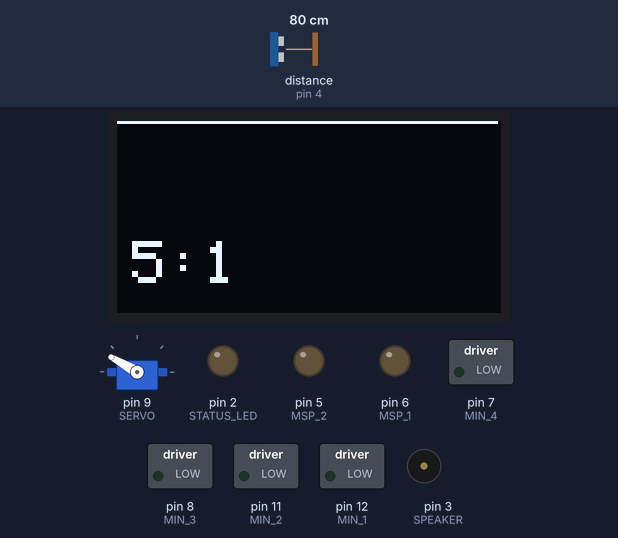
Recording of a sketch running on a simulated Arduino Uno, built with avr-gcc and run on an emulated ATmega328P. Parts: 128×64 one-colour display, servo, switched loads named in the sketch (green lamp = pin HIGH), output pins drawn as LEDs (lit = HIGH), buzzer (waves = sounding, pin HIGH). Wiring (inferred from the names in the program): ultrasonic range finder: trigger pin 10; echo pin 4. The test bench sets the inputs (shaded band); at power-on: distance to the obstacle (sensor on pin 4) 80 cm. The echo pulse lasts 58.3 µs per cm; the display library's start-up logo is not drawn; pins used as bus, display or sensor lines are not drawn.

Above: at 6.2 s.
6.3 s: distance to the obstacle (sensor on pin 4) set to 2 cm
At 9.0 s:
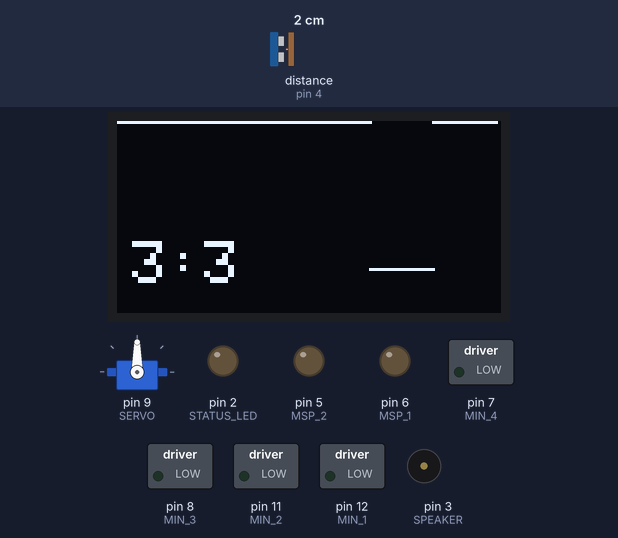
10.4 s: distance to the obstacle (sensor on pin 4) set to 4 cm
At 13.1 s:
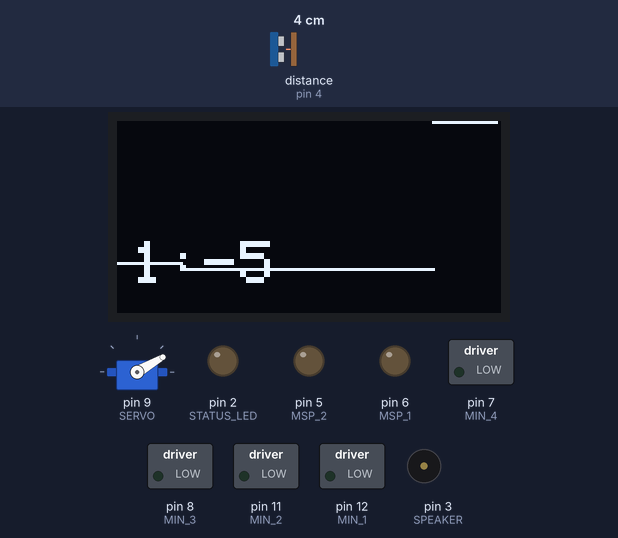
13.8 s: distance to the obstacle (sensor on pin 4) set to 9 cm
At 16.2 s:
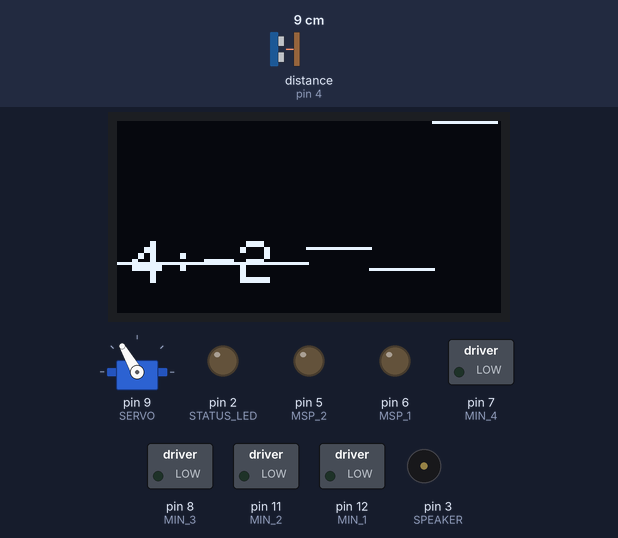
Timing chart, 0 to 22.8 s (numbered marks = the images above; inputs shaded):
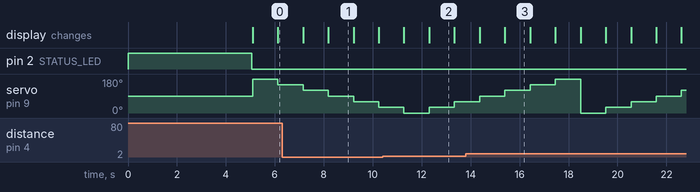

Measured:
- what the display in image 1 shows lasts 1.0 s, from 8.2 s to 9.2 s

The sketch:

robot.ino
```cpp
#include <Wire.h>
#include <Adafruit_GFX.h>
#include <Adafruit_SSD1306.h>

#include <Servo.h>

#define SCREEN_WIDTH 128
#define SCREEN_HEIGHT 64

#define STATUS_LED 2
#define TRIG 10
#define ECHO 4
#define SPEAKER 3
#define SERVO 9

#define MIN_1 12
#define MIN_2 11
#define MIN_3 8
#define MIN_4 7
#define MSP_1 6
#define MSP_2 5

#define DISTANCES_SIZE 6
#define SCREEN_WIDTH_DISTANCES_RATIO 21
#define SERVO_DISTANCES_RATIO 30

Adafruit_SSD1306 display(SCREEN_WIDTH, SCREEN_HEIGHT, &Wire);

Servo servo;

bool displayState = false;
int servoState = 0;

int distances[DISTANCES_SIZE];

void setup()
{
  pinMode(STATUS_LED, OUTPUT);
  pinMode(TRIG, OUTPUT);
  pinMode(ECHO, INPUT);
  pinMode(SPEAKER, OUTPUT);

  pinMode(MIN_1, OUTPUT);
  pinMode(MIN_2, OUTPUT);
  pinMode(MIN_3, OUTPUT);
  pinMode(MIN_4, OUTPUT);
  pinMode(MSP_1, OUTPUT);
  pinMode(MSP_2, OUTPUT);

  digitalWrite(STATUS_LED, HIGH);

  display.begin(SSD1306_SWITCHCAPVCC, 0x3C);
  display.display();

  servo.attach(SERVO);
  servo.write(90);

  clearDistances();
  delay(5000);

  digitalWrite(STATUS_LED, LOW);
}

void loop()
{
  writeDisplay();
  scan();
  delay(1000);
}

void writeDisplay()
{
  int startPos = 0;
  display.clearDisplay();
  display.setTextSize(2);
  display.setTextColor(WHITE);

  String text = String((-abs(servoState) + DISTANCES_SIZE)) + ":" + String(servoState);
  display.setCursor(5, 40);
  display.println(text);

  for(int i = 0; i < DISTANCES_SIZE; i++)
  {
    startPos = i * SCREEN_WIDTH_DISTANCES_RATIO;
    display.writeLine(startPos, distances[i], startPos + SCREEN_WIDTH_DISTANCES_RATIO, distances[i], WHITE);
  }

  display.display();
}

void scan()
{
  int distancesIndex = (-abs(servoState) + DISTANCES_SIZE);
  int pos = distancesIndex * SERVO_DISTANCES_RATIO;
  servo.write(pos);

  digitalWrite(TRIG, LOW);
  delayMicroseconds(2);
  digitalWrite(TRIG, HIGH);
  delayMicroseconds(10);
  digitalWrite(TRIG, LOW);

  long result = pulseIn(ECHO, HIGH);
  result = result / 58;

  if(result <= 50)
    distances[distancesIndex] = (-result + 50);
  else
    distances[distancesIndex] = 0;

  servoState++;

  if(servoState >= DISTANCES_SIZE)
    servoState = -DISTANCES_SIZE; //possible bug with index out of array
}

void motorCallback()
{
   /*if(motorState == 0)
    setMotor(false, false, false, false, 255, 255);

   if(motorState == 1)
    setMotor(true, false, false, false, 255, 255);

   if(motorState == 2)
    setMotor(false, true, false, false, 150, 150);

   if(motorState == 3)
    setMotor(false, false, true, false, 255, 255);

   if(motorState == 4)
    setMotor(false, false, false, true, 150, 150);

   motorState++;

   if(motorState == 5)
    motorState = 0;*/
}

void setMotor(bool in1, bool in2, bool in3, bool in4, int msp1, int msp2)
{
  if(in1)
    digitalWrite(MIN_1, HIGH);
  else
    digitalWrite(MIN_1, LOW);

  if(in2)
    digitalWrite(MIN_2, HIGH);
  else
    digitalWrite(MIN_2, LOW);

  if(in3)
    digitalWrite(MIN_3, HIGH);
  else
    digitalWrite(MIN_3, LOW);

  if(in4)
    digitalWrite(MIN_4, HIGH);
  else
    digitalWrite(MIN_4, LOW);

  analogWrite(MSP_1, msp1);
  analogWrite(MSP_2, msp2);
}

void clearDistances()
{
  for(int i = 0; i < DISTANCES_SIZE; i++)
    distances[i] = 0;
}
```
